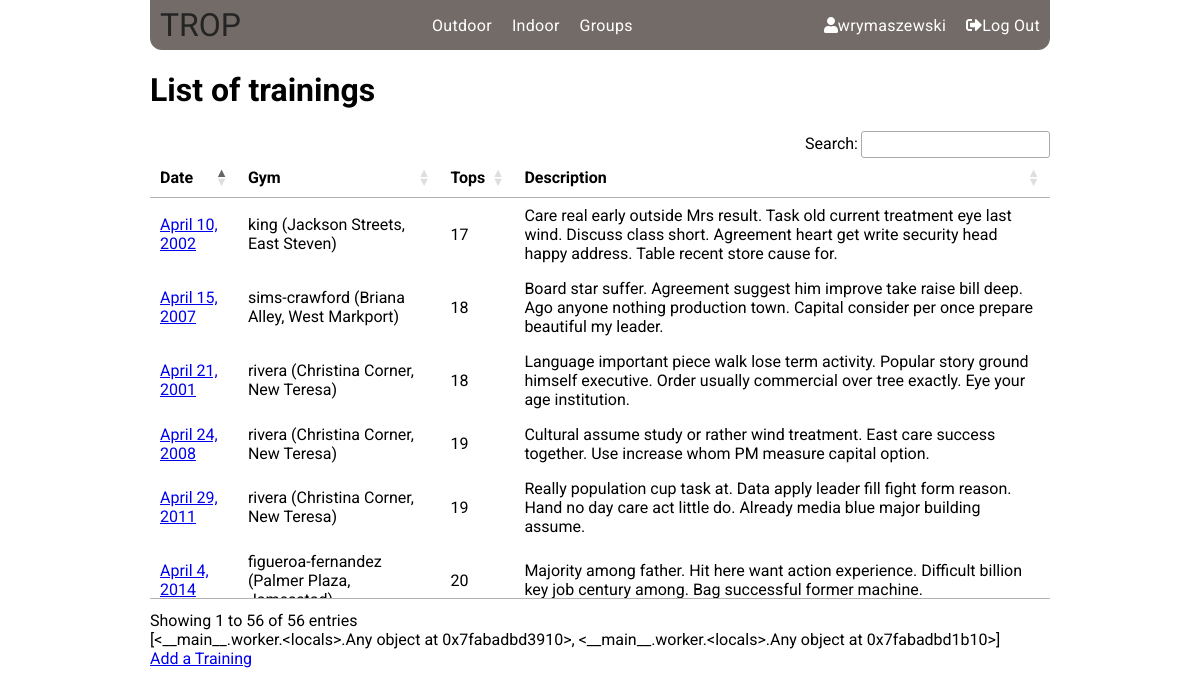
The page /indoor/Colton_Maddox/trainings/ (signed in) on the database its author committed.
### indoor/models.py (models this page shows, shortened)
class Training(models.Model):
    user = models.ForeignKey(User, related_name='trainings',
        on_delete=models.CASCADE)
    location = models.ForeignKey(Gym, verbose_name = 'Gym',
        related_name='trainings', on_delete=models.CASCADE)
    date = models.DateField()
    description = models.TextField(null=True, blank=True)
    created_at = models.DateTimeField(auto_now_add=True)
    updated_at = models.DateTimeField(auto_now=True)
    class Meta:
        ordering = ['date']
        get_latest_by = 'created_at'

class Gym(models.Model):
    name = models.CharField(max_length = 100)
    address = models.CharField(max_length = 200, verbose_name = 'Street, City')
    location = PlainLocationField(based_fields = ['address'], zoom=10)
    created_at = models.DateTimeField(auto_now_add=True)
    updated_at = models.DateTimeField(auto_now=True)
    def __str__(self):
        return "{} ({})".format(self.name, self.address)
    class Meta:
        ordering = ['name']
        get_latest_by = 'created_at'

### indoor/views.py (the view)
# urls.py: url(r'^(?P<username>\w+)/trainings/$', views.TrainingList.as_view(),
class TrainingList(LoginRequiredMixin, ListView):
    model = models.Training
    def get_queryset(self):
        queryset = super().get_queryset()
        return queryset.filter(user__username__iexact = self.kwargs.get('username'))
    def get_context_data(self, **kwargs):
        context = super().get_context_data(**kwargs)
        context['chart_list'] = [charts.gym_pie_chart(self.kwargs.get('username')),
                                charts.training_line_chart(self.kwargs.get('username'))]
        return context

### charts/charts.py (called while the page is built)
def pie(queryset, terms, title, verbose=None):
    data = DataPool(
           series=
            [{'options': {
               'source': queryset
               },
              'terms': [
                terms[0],
                terms[1],
                ]
            }]
    )
    cht = Chart(
            datasource = data,
            series_options =
              [{'options':{
                  'type': 'pie',
                  'stacking': False},
                'terms':{
                    terms[0]: [
                    terms[1]
                    ]
                  }
                }],
            chart_options =
              {'title': {
                   'text': title},
               },
                x_sortf_mapf_mts=(None, verbose, False))
    return cht

### indoor/charts.py (called while the page is built)
def gym_pie_chart(args):
    return pie(
            queryset = (Training.objects
                        .filter(user__username = args)
                        .values('location__name')
                        .order_by()
                        .annotate(Count=Count('location__name'))),
            terms = ['location__name', 'Count'],
            title = 'Gyms'
    )

### indoor/templates/indoor/training_list.html (shortened to what this page needs)
{% extends "indoor/indoor_base.html" %}
{% block indoor_content %}
  <h1>List of trainings</h1>
  {% if training_list %}
  <table class="table datatable">
    <thead>
      <th>Date</th>
      <th>Gym</th>
      <th>Tops</th>
      <th>Description</th>
    </thead>
    <tbody>
    {% for training in training_list %}
      <tr>
        <td><a href="{% url 'indoor:top_list' pk=training.pk %}">{{training.date}}</a></td>
        <td>{{training.location}}</td>
        <td>{{training.tops.count}}</td>
        <td>{{training.description}}</td>
      </tr>
    {% endfor %}
    </tbody>
  </table>
{% load chartit %}
{{chart_list|load_charts:'pie,line'}}
{% else %}
  <h2>There were no records found</h2>
{% endif %}
  <a href="{% url 'indoor:new_training' %}">Add a Training</a>
{% endblock indoor_content %}

### templates/base.html (shortened to what this page needs)
<!DOCTYPE html>
{% load staticfiles %}
<html>
  <head>
    <link rel="stylesheet" href="{% static 'css/main.css' %}">
    <link rel="stylesheet" href="https://cdn.datatables.net/1.10.16/css/jquery.dataTables.min.css">
  </head>
  <body>
    <div class="container">
      <nav class="navbar">
          <a class="logo nav-element" href="{% url 'home' %}">TROP</a>
          <ul class="nav-element">
          {% if user.is_authenticated %}
            <li class="nav-item"><a class="nav-link" href="{% url 'routes:sectors' %}">Outdoor</a></li>
            <li class="nav-item"><a class="nav-link" href="{% url 'indoor:training_list' username=user.username %}">Indoor</a></li>
            <li class="nav-item"><a class="nav-link" href="{% url 'accounts:group_list' %}">Groups</a></li>
          {% else %}
            <li class="nav-item"><a class="nav-link" href="{% url 'routes:sectors' %}">Climbing locations</a></li>
          {% endif %}
          </ul>
          <ul class="nav-element">
            {% if user.is_authenticated %}
              <li class="nav-item">
                <a class="nav-link" href="{% url 'accounts:redirect' %}">
                  <span class="fas fa-user"></span><span> {{user}}</span>
                </a>
              </li>
                <li class="nav-item">
                  <a class="nav-link" href="{% url 'accounts:logout' %}">
                    <span class="fas fa-sign-out-alt"></span><span> Log Out</span>
                  </a>
                </li>
            {% endif %}
          </ul>
      </nav>
      <main class="content">
        {% block content %}{% endblock content %}
      </main>
    </div>
  </body>
</html>

### static/css/main.css (style rules this page uses)
.navbar { display: flex; align-items: center; justify-content: space-between; background-color: #736B68; height: 50px; border-radius: 0 0 12px 12px; }
.navbar .nav-element { display: flex; align-items: center; padding: 0; height: 100%; }
.navbar .nav-element:first-child { font-family: Bungee, sans-serif; text-decoration: none; color: #242424; font-size: xx-large; transition: 0.6s linear; padding: 0 10px; }
.navbar .nav-element .nav-item { display: flex; align-items: center; justify-content: center; height: 100%; list-style: none; }
.navbar .nav-element .nav-item .nav-link { display: flex; align-items: center; justify-content: center; color: #fff; text-decoration: none; letter-spacing: 0.3px; padding: 0 10px; height: 100%; transition: 0.6s linear; }
.container { width: 900px; margin: 0 auto; font-family: Roboto, sans-serif; }
body { margin: 0; padding: 0; }

### rows shown on the page
Training: date "April 21, 2001", location "rivera (Christina Corner, New Teresa)", tops.count "18", description "Language important piece walk lose term activity. Popular story ground himself executive. Order usually commercial over tree exactly. Eye your age institution."
Training: date "April 10, 2002", location "king (Jackson Streets, East Steven)", tops.count "17", description "Care real early outside Mrs result. Task old current treatment eye last wind. Discuss class short. Agreement heart get write security head happy address. Table recent store cause for."
Training: date "April 15, 2007", location "sims-crawford (Briana Alley, West Markport)", tops.count "18", description "Board star suffer. Agreement suggest him improve take raise bill deep. Ago anyone nothing production town. Capital consider per once prepare beautiful my leader."
Training: date "April 24, 2008", location "rivera (Christina Corner, New Teresa)", tops.count "19", description "Cultural assume study or rather wind treatment. East care success together. Use increase whom PM measure capital option."
Training: date "April 29, 2011", location "rivera (Christina Corner, New Teresa)", tops.count "19", description "Really population cup task at. Data apply leader fill fight form reason. Hand no day care act little do. Already media blue major building assume."
Training: date "April 4, 2014", location "figueroa-fernandez (Palmer Plaza,…", tops.count "20", description "Majority among father. Hit here want action experience. Difficult billion key job century among. Bag successful former machine."

### other values the page prints
{{ user }} "wrymaszewski"
{{ chart_list|load_charts:'pie,line' }} "[<__main__.worker.<locals>.Any object at 0x7fabadbd3910>, <__main__.worker.<locals>.Any object at 0x7fabadbd1b10>]"
